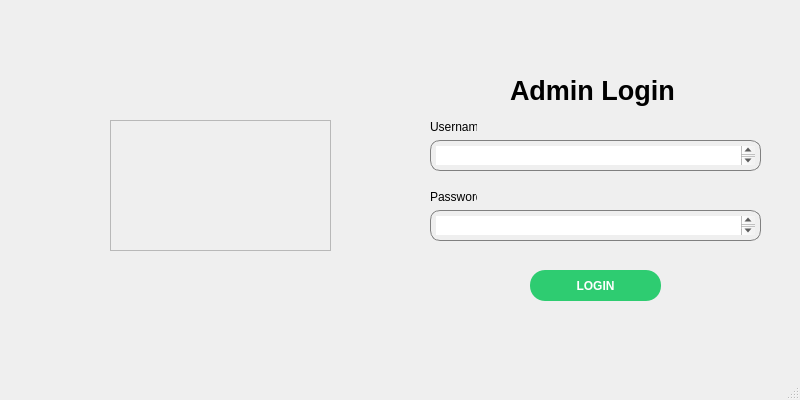
<?xml version="1.0" encoding="UTF-8"?>
<ui version="4.0">
 <class>MainWindow</class>
 <widget class="QMainWindow" name="MainWindow">
  <property name="geometry">
   <rect>
    <x>0</x>
    <y>0</y>
    <width>800</width>
    <height>400</height>
   </rect>
  </property>
  <property name="windowTitle">
   <string>MainWindow</string>
  </property>
  <widget class="QWidget" name="centralwidget">
   <widget class="QFrame" name="frame">
    <property name="geometry">
     <rect>
      <x>110</x>
      <y>120</y>
      <width>221</width>
      <height>131</height>
     </rect>
    </property>
    <property name="frameShape">
     <enum>QFrame::StyledPanel</enum>
    </property>
    <property name="frameShadow">
     <enum>QFrame::Raised</enum>
    </property>
   </widget>
   <widget class="QLabel" name="label">
    <property name="geometry">
     <rect>
      <x>510</x>
      <y>60</y>
      <width>171</width>
      <height>61</height>
     </rect>
    </property>
    <property name="font">
     <font>
      <pointsize>20</pointsize>
      <weight>75</weight>
      <bold>true</bold>
     </font>
    </property>
    <property name="text">
     <string>Admin Login</string>
    </property>
   </widget>
   <widget class="QLabel" name="label_2">
    <property name="geometry">
     <rect>
      <x>430</x>
      <y>120</y>
      <width>47</width>
      <height>13</height>
     </rect>
    </property>
    <property name="text">
     <string>Username:</string>
    </property>
   </widget>
   <widget class="QLabel" name="label_3">
    <property name="geometry">
     <rect>
      <x>430</x>
      <y>190</y>
      <width>47</width>
      <height>13</height>
     </rect>
    </property>
    <property name="text">
     <string>Password</string>
    </property>
   </widget>
   <widget class="QTextEdit" name="textEdit_2">
    <property name="geometry">
     <rect>
      <x>430</x>
      <y>210</y>
      <width>331</width>
      <height>31</height>
     </rect>
    </property>
    <property name="styleSheet">
     <string notr="true">QTextEdit {
    border: 1px solid gray;
    border-radius: 10px;
    padding: 5px;
}
</string>
    </property>
   </widget>
   <widget class="QPushButton" name="pushButton">
    <property name="geometry">
     <rect>
      <x>530</x>
      <y>270</y>
      <width>131</width>
      <height>31</height>
     </rect>
    </property>
    <property name="styleSheet">
     <string notr="true">QPushButton {
    background-color: #2ecc71;    /* xanh lá cây */
    color: white;                 /* chữ màu trắng */
    border: none;
    border-radius: 15px;          /* bo tròn góc */
    padding: 8px 16px;            /* khoảng cách nội dung */
    font-weight: bold;
}

QPushButton:hover {
    background-color: #27ae60;    /* màu khi hover */
}
</string>
    </property>
    <property name="text">
     <string>LOGIN</string>
    </property>
   </widget>
   <widget class="QTextEdit" name="textEdit_3">
    <property name="geometry">
     <rect>
      <x>430</x>
      <y>140</y>
      <width>331</width>
      <height>31</height>
     </rect>
    </property>
    <property name="styleSheet">
     <string notr="true">QTextEdit {
    border: 1px solid gray;
    border-radius: 10px;
    padding: 5px;
}
</string>
    </property>
   </widget>
  </widget>
  <widget class="QStatusBar" name="statusbar"/>
 </widget>
 <resources/>
 <connections/>
</ui>
